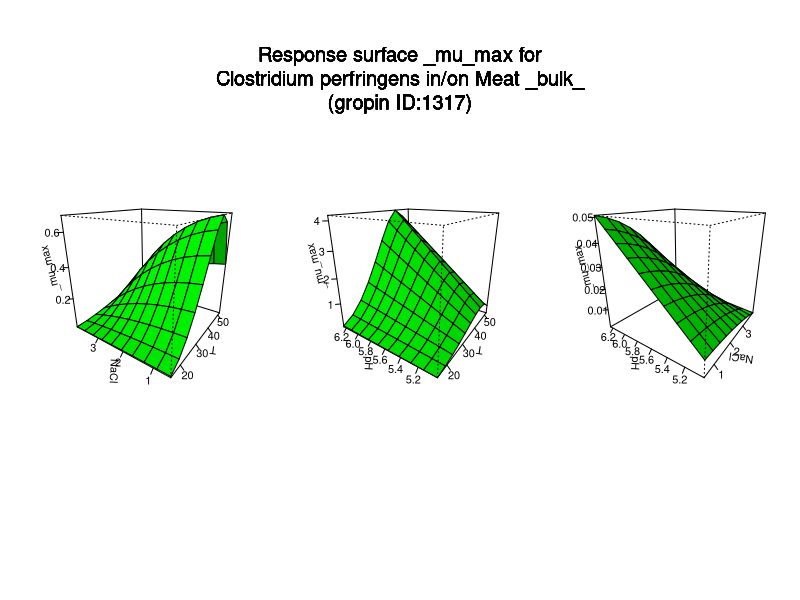

This chart was generated by the following R code:
#############################
# start of Parameter script
#############################
T <- seq(15.015,51.948051948052,length.out=10)
NaCl <- seq(0.5005,3.996003996004,length.out=10)
pH <- seq(5.005,6.24375624375624,length.out=10)
#############################
# end of Parameter script
#############################
############################# 
# start of Model script Gropin ID 1317 
#############################
 
# constant coefficients for this model
 
variables <- data.frame(T,NaCl,pH)
argumentsPar <- unique.data.frame(expand.grid(variables))
 
# heart of the model
response_surface <- function(T,NaCl,pH) {
   mumax <-7.45*((T-12.20)^2)*(1-exp(0.095*(T-54.47)))*( (1-NaCl*(5.2471+0.12206*NaCl)/1000)-0.9755)*(2-(1-NaCl*(5.2471+0.12206*NaCl)/1000)-0.9755)*(pH-4.76)

	return(mumax=mumax)
} 

# output parameters
responseSurface <- cbind(argumentsPar,response_surface(argumentsPar['T'],argumentsPar['NaCl'],argumentsPar['pH']))
colnames(responseSurface) <- c(colnames(argumentsPar),'mumax')
#############################
# End of Model script
#############################
############################# 
# start of Visualisation script Gropin ID 1317 
#############################
titleText <-'Response surface _mu_max for
Clostridium perfringens in/on Meat _bulk_
(gropin ID:1317)'
argPar1 <- unique.data.frame(expand.grid(T,NaCl))
argPar2 <- unique.data.frame(expand.grid(T,pH))
argPar3 <- unique.data.frame(expand.grid(NaCl,pH))
z1 <- matrix(unlist(response_surface(T = argPar1[1],NaCl = argPar1[2],pH = pH[1])),nrow=10)
z2 <- matrix(unlist(response_surface(T = argPar2[1],pH = argPar2[2],NaCl = NaCl[1])),nrow=10)
z3 <- matrix(unlist(response_surface(NaCl = argPar3[1],pH = argPar3[2],T = T[1])),nrow=10)
# adding precaution if response surface is zero
myZLim1 <- range(z1)
if(myZLim1[1] == myZLim1[2]) myZLim1[2] <- myZLim1[2]+1
myZLim2 <- range(z2)
if(myZLim2[1] == myZLim2[2]) myZLim2[2] <- myZLim2[2]+1
myZLim3 <- range(z3)
if(myZLim3[1] == myZLim3[2]) myZLim3[2] <- myZLim3[2]+1
if(length(T)>1 & length(NaCl)>1 & length(pH)>1) {
	par(mfrow = c(1,3))
	persp(T,NaCl,z1,col = 'green',xlab='T',ylab='NaCl',zlab='_mu_max',zlim=myZLim1,theta=305,phi=20,shade=0.25,ticktype = 'detailed')
	persp(T,pH,z2,col = 'green',xlab='T',ylab='pH',zlab='_mu_max',zlim=myZLim2,theta=305,phi=20,shade=0.25,ticktype = 'detailed')
	persp(NaCl,pH,z3,col = 'green',xlab='NaCl',ylab='pH',zlab='_mu_max',zlim=myZLim3,theta=305,phi=20,shade=0.25,ticktype = 'detailed')
	mtext(titleText,outer=T,  cex=1.2, line=-8.5, side=3)
} else {
		myPars <- unique.data.frame(expand.grid(T,NaCl,pH))
		myZ <-matrix(unlist(response_surface(myPars[,1],myPars[,2],myPars[,3])),nrow=10)
		myZLim <- range(myZ)
if(myZLim[1] == myZLim[2]) myZLim[2] <- myZLim[2]+1
	if(length(pH)==1) {
		persp(T,NaCl,myZ,col = 'green',xlab='T',ylab='NaCl',zlab='_mu_max',main=titleText,sub=paste('other variable: pH =',round(pH,digits = 2)),zlim=myZLim,theta=305,phi=20,shade=0.25,ticktype = 'detailed')
	}
	if(length(NaCl)==1) {
		persp(T,pH,myZ,col = 'green',xlab='T',ylab='pH',zlab='_mu_max',main=titleText,sub=paste('other variable: NaCl =',round(NaCl,digits = 2)),zlim=myZLim,theta=305,phi=20,shade=0.25,ticktype = 'detailed')
	}
	if(length(T)==1) {
		persp(NaCl,pH,myZ,col = 'green',xlab='NaCl',ylab='pH',zlab='_mu_max',main=titleText,sub=paste('other variable: T =',round(T,digits = 2)),zlim=myZLim,theta=305,phi=20,shade=0.25,ticktype = 'detailed')
	}
}
#############################
# End of Visualisation script
#############################
